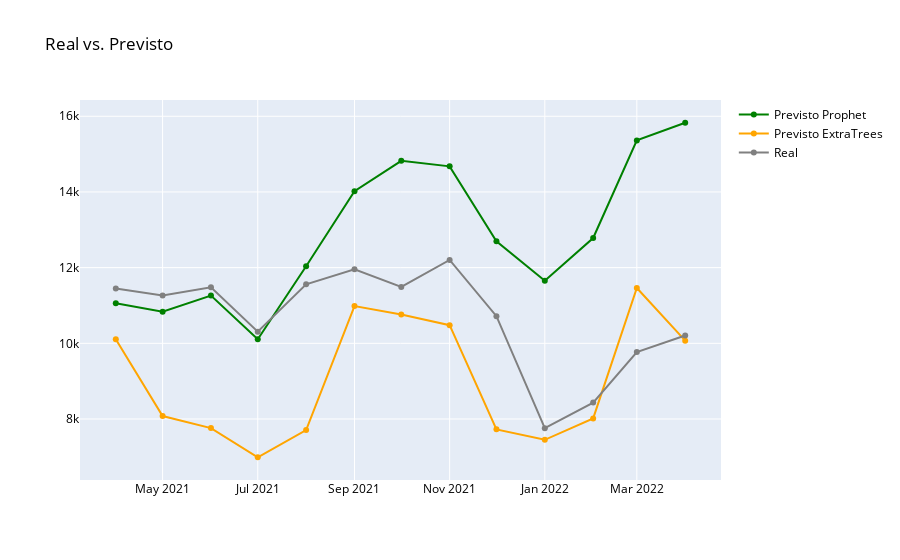

Notebook code cell kept with this figure:
### Markdown cell above
# Plot dos Três Métodos

### Code cell
fig = go.Figure(data=[
    go.Scatter(name='Previsto Prophet',x=forecast_tuned['ds'], y=forecast_tuned['yhat'], marker={'color': 'green'}),
    go.Scatter(name='Previsto ExtraTrees', x=df_r_teste['data'], y=pred_teste_et_tuned, marker={'color': 'orange'}),
    go.Scatter(name='Real', x=df_r_teste['data'], y=y_r_teste, marker={'color': 'gray'})
    ])
fig.update_layout(font=dict(color='black'), title_text='Real vs. Previsto')
fig.show()

### Figure 1 — Plotly figure (JSON) as saved in the notebook; plotly's stock layout.template omitted (floating-point values rounded to 4 significant figures)
{"data": [{"marker": {"color": "green"}, "name": "Previsto Prophet", "type": "scatter", "x": ["2021-04-01T00:00:00", "2021-05-01T00:00:00", "2021-06-01T00:00:00", "2021-07-01T00:00:00", "2021-08-01T00:00:00", "2021-09-01T00:00:00", "2021-10-01T00:00:00", "2021-11-01T00:00:00", "2021-12-01T00:00:00", "2022-01-01T00:00:00", "2022-02-01T00:00:00", "2022-03-01T00:00:00", "2022-04-01T00:00:00"], "y": [11060.0, 10840.0, 11260.0, 10110.0, 12040.0, 14020.0, 14820.0, 14680.0, 12700.0, 11660.0, 12780.0, 15360.0, 15830.0]}, {"marker": {"color": "orange"}, "name": "Previsto ExtraTrees", "type": "scatter", "x": ["2021-04-01", "2021-05-01", "2021-06-01", "2021-07-01", "2021-08-01", "2021-09-01", "2021-10-01", "2021-11-01", "2021-12-01", "2022-01-01", "2022-02-01", "2022-03-01", "2022-04-01"], "y": [10110.0, 8078.0, 7760.0, 6989.0, 7708.0, 10990.0, 10760.0, 10480.0, 7726.0, 7451.0, 8016.0, 11460.0, 10070.0]}, {"marker": {"color": "gray"}, "name": "Real", "type": "scatter", "x": ["2021-04-01", "2021-05-01", "2021-06-01", "2021-07-01", "2021-08-01", "2021-09-01", "2021-10-01", "2021-11-01", "2021-12-01", "2022-01-01", "2022-02-01", "2022-03-01", "2022-04-01"], "y": [11447, 11263, 11480, 10307, 11559, 11959, 11491, 12203, 10718, 7757, 8433, 9770, 10208]}], "layout": {"font": {"color": "black"}, "title": {"text": "Real vs. Previsto"}}}
